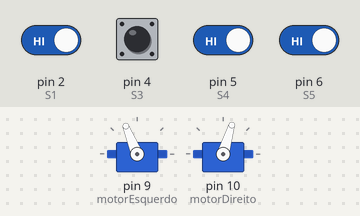
Simulated run of this sketch. Board: Arduino Uno, built with avr-gcc and run on an emulated ATmega328P. Shown: 2 × servo. The inputs (shaded band) are chosen by the test bench; at power-on: pin 2 (S1), pin 4 (S3), pin 5 (S4), pin 6 (S5) HIGH.

Above: at 1.7 s.
1.8 s: pin 2 (S1) driven LOW
At 3.0 s:
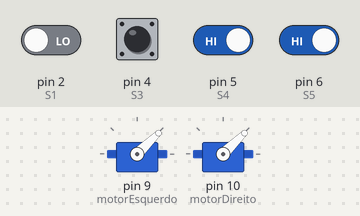
3.3 s: pin 6 (S5) driven LOW
At 4.1 s:
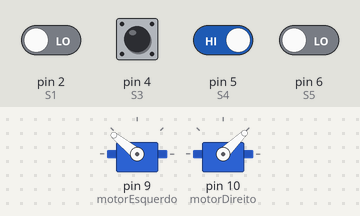
4.8 s: pin 2 (S1) driven HIGH
At 5.8 s:
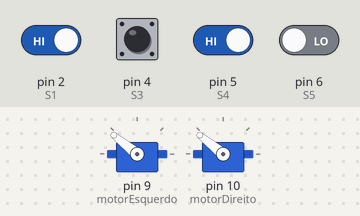
6.4 s: pin 6 (S5) driven HIGH
At 6.8 s:
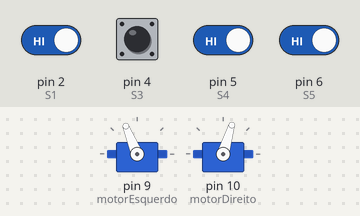
7.9 s: pin 5 (S4) driven LOW
At 8.9 s:
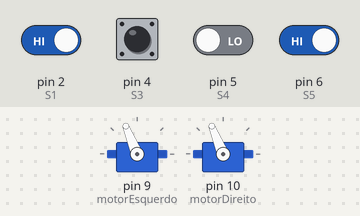
9.4 s: pin 5 (S4) driven HIGH
At 10.4 s:
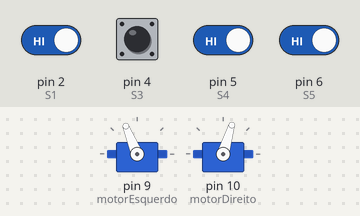
Timing chart, 0 to 11.9 s (numbered marks = the images above; inputs shaded):
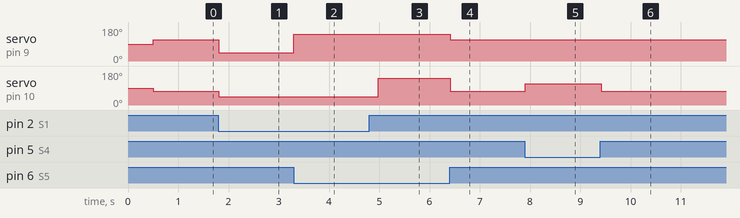

The sketch:

C_digo_Rafaela___Helo_sa_Aj_vel.ino
```cpp
#include <Servo.h>

Servo motorEsquerdo;
Servo motorDireito;

// =================================================================
// ⚙️ AJUSTE DE VELOCIDADE (De 1 a 5)
// 1 = Muito Lento | 2 = Lento (Original) | 3 = Médio | 4 = Rápido | 5 = Máximo
int velocidadeRobo = 2;
// =================================================================

const int S1 = 2;
// Sensor 2 removido
const int S3 = 4;
const int S4 = 5;
const int S5 = 6;

void setup() {
  pinMode(S1, INPUT);
  // Sensor 2 removido
  pinMode(S3, INPUT);
  pinMode(S4, INPUT);
  pinMode(S5, INPUT);

  motorEsquerdo.attach(9);
  motorDireito.attach(10);

  delay(500);
}

void loop() {
  int le1 = digitalRead(S1);
  // Sensor 2 removido
  int le3 = digitalRead(S3);
  int le4 = digitalRead(S4);
  int le5 = digitalRead(S5);

  if ( (le1 == LOW && le3 == LOW && le4 == LOW && le5 == LOW) ||
       (le1 == LOW && le5 == LOW) ) {
    atravessarCruzamento();
  }
  else if (le3 == LOW && le4 == LOW && le1 == HIGH && le5 == HIGH) {
    andarFrente();
  }
  else if (le1 == LOW && le3 == LOW && le4 == HIGH && le5 == HIGH ){
    virarEsquerdaFechada();
  }
  else if (le1 == HIGH && le3 == LOW && le4 == LOW && le5 == LOW ){
    virarDireitaFechada();
  }
  else if (le1 == LOW && le3 == HIGH && le4 == HIGH && le5 == HIGH) {
    virarEsquerdaFechada();
  }
  else if (le1 == LOW) {
    virarEsquerdaFechada();
    delay(100);
  }
  else if (le1 == HIGH && le3 == HIGH && le4 == LOW && le5 == LOW) {
    virarDireitaFechada();
  }
  else if (le5 == LOW) {
    virarDireitaFechada();
  }
  else if (le4 == LOW) {
    virarDireitaSuave();
  }
  else if (le3 == LOW) {
    andarFrente();
  }
  else {
    andarFrente();
  }

  delay(20);
}

void andarFrente() {
  int velEsquerda = 1500 + (velocidadeRobo * 100);
  int velDireita = 1500 - (velocidadeRobo * 100);

  if (velEsquerda > 2000) velEsquerda = 2000;
  if (velDireita < 1000) velDireita = 1000;

  motorEsquerdo.writeMicroseconds(velEsquerda);
  motorDireito.writeMicroseconds(velDireita);
}

void virarEsquerdaSuave() {
  int velCurva = 1500 - (velocidadeRobo * 100);
  if (velCurva < 1000) velCurva = 1000;

  motorEsquerdo.writeMicroseconds(velCurva);
  motorDireito.writeMicroseconds(velCurva);
}

void virarDireitaSuave() {
  int velCurva = 1500 + (velocidadeRobo * 100);
  if (velCurva > 2000) velCurva = 2000;

  motorEsquerdo.writeMicroseconds(velCurva);
  motorDireito.writeMicroseconds(velCurva);
}

void virarEsquerdaFechada() {
  motorEsquerdo.writeMicroseconds(1000);
  motorDireito.writeMicroseconds(1000);
}

void virarDireitaFechada() {
  motorEsquerdo.writeMicroseconds(2000);
  motorDireito.writeMicroseconds(2000);
}

void atravessarCruzamento() {
  motorEsquerdo.writeMicroseconds(2000);
  motorDireito.writeMicroseconds(1000);
  delay(400);
}
```

Measured:
- after the input at 1.8 s, servo on pin 9 (motorEsquerdo): 112° → 44° at once; servo on pin 10 (motorDireito): 73° → 44° at once
- after the input at 3.3 s, servo on pin 9 (motorEsquerdo): 44° → 141° at once
- after the input at 4.8 s, servo on pin 10 (motorDireito): 44° → 141° after 0.18 s
- after the input at 6.4 s, servo on pin 9 (motorEsquerdo): 141° → 112° at once; servo on pin 10 (motorDireito): 141° → 73° at once
- after the input at 7.9 s, servo on pin 10 (motorDireito): 73° → 112° at once
- after the input at 9.4 s, servo on pin 10 (motorDireito): 112° → 73° at once
